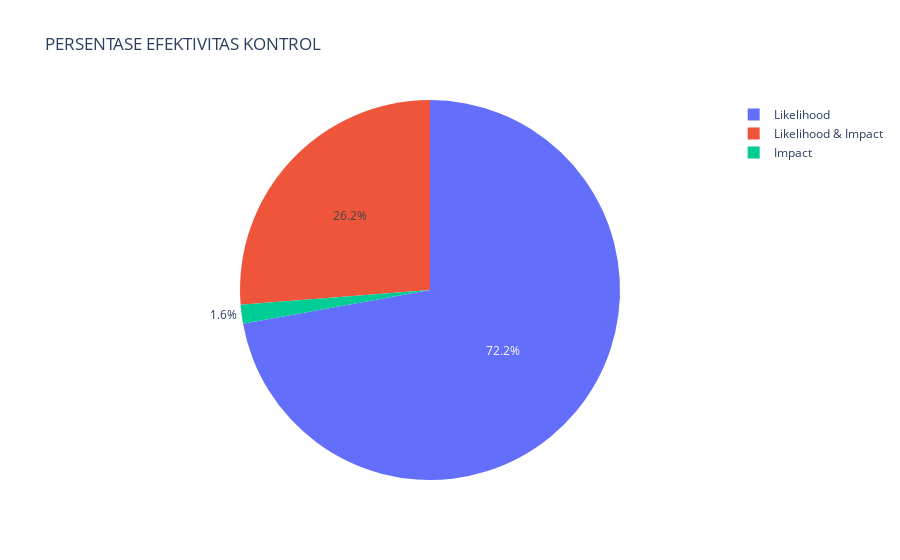

The cell this chart's notebook holds for it:
### Code cell
label=csa['To Reduce'].value_counts().index
count=csa['To Reduce'].value_counts().values

fig = px.pie(count, values=count, names=label, title='PERSENTASE EFEKTIVITAS KONTROL')
fig.show()

### Figure 1 — Plotly figure (JSON) as saved in the notebook; plotly's stock layout.template omitted (floating-point values rounded to 4 significant figures)
{"data": [{"domain": {"x": [0, 1], "y": [0, 1]}, "hovertemplate": "label=%{label}<br>value=%{value}<extra></extra>", "labels": ["Likelihood", "Likelihood & Impact", "Impact"], "legendgroup": "", "name": "", "showlegend": true, "type": "pie", "values": [2294, 834, 51]}], "layout": {"autosize": true, "legend": {"tracegroupgap": 0}, "title": {"text": "PERSENTASE EFEKTIVITAS KONTROL"}}}
